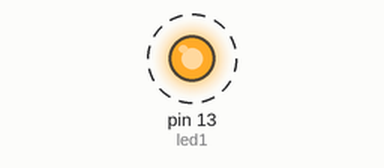
Recording of a sketch running on a simulated Arduino Uno, built with avr-gcc and run on an emulated ATmega328P. Parts: output pins drawn as LEDs (lit = HIGH). Dashed ring = blinking.

Above: at 0.05 s.
Timing chart, 0 to 3.0 s (numbered marks = the images above):
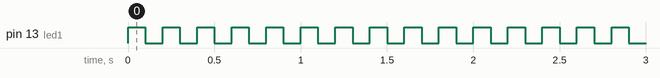

The sketch:

simple-led.ino
```cpp
const int led1 = 13;
void setup() {
  pinMode(led1, OUTPUT);
  Serial.begin(9600);

}

void loop() {
  digitalWrite(led1, HIGH);
  delay(100);
  digitalWrite(led1, LOW);
  delay(100);
  digitalWrite(led1, HIGH);
  delay(100);
  digitalWrite(led1, LOW);
  delay(100);
}
```

Measured:
- by itself, pin 13 (led1): alternates HIGH for 0.10 s and LOW for 0.10 s
